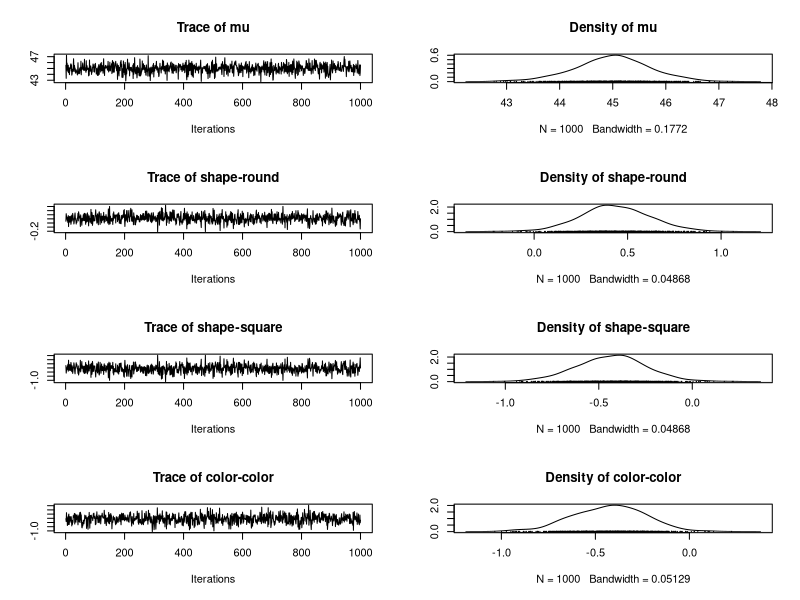
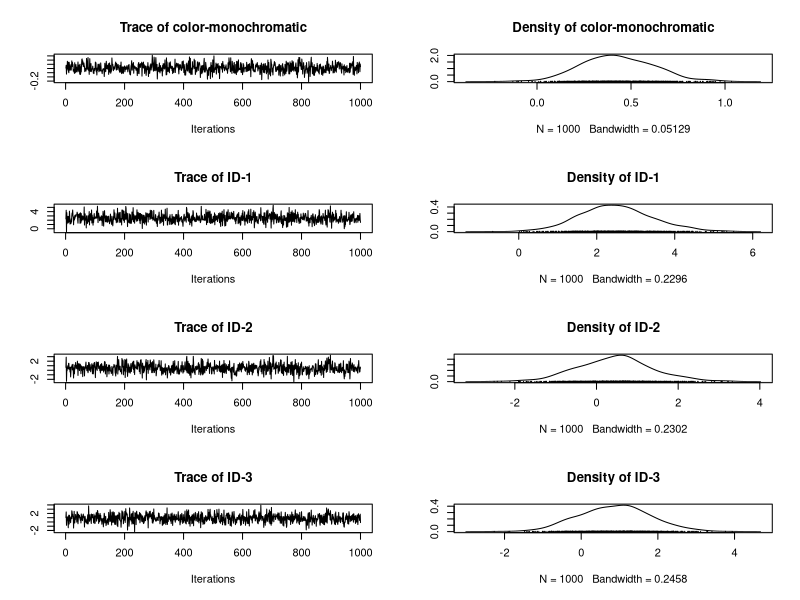
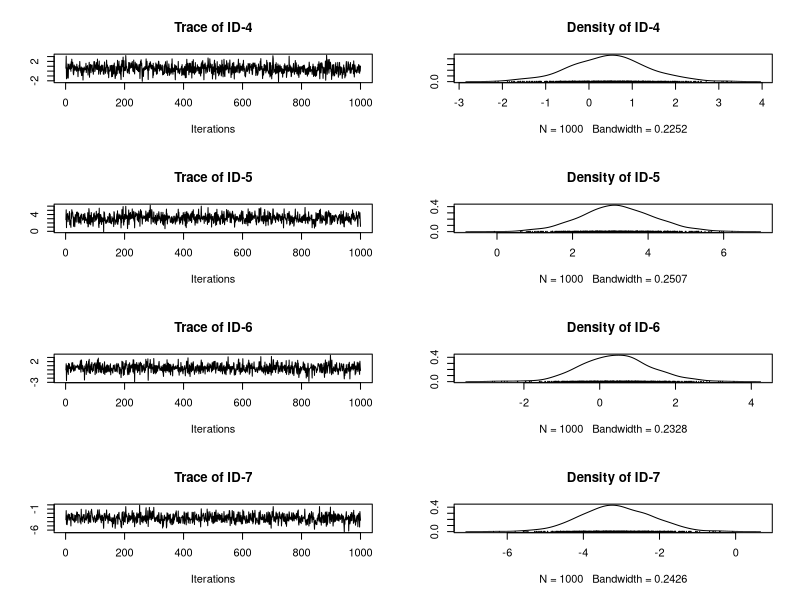
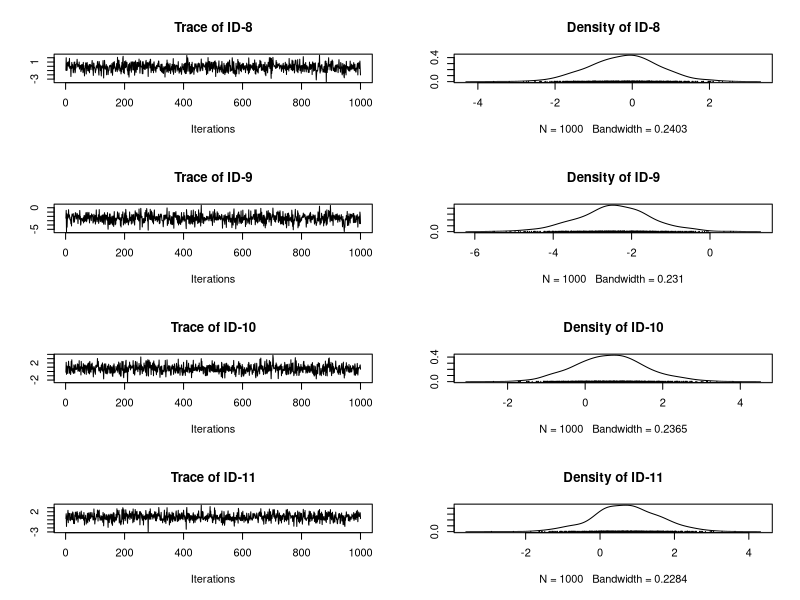
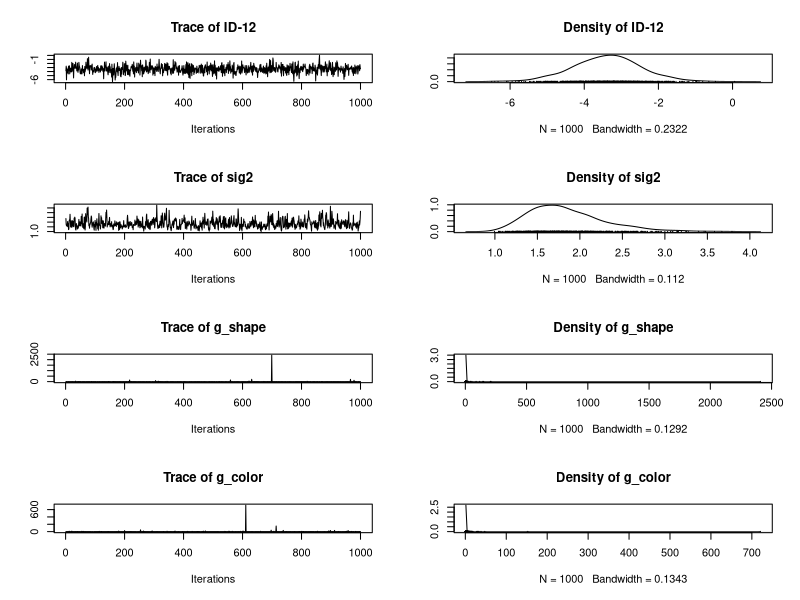
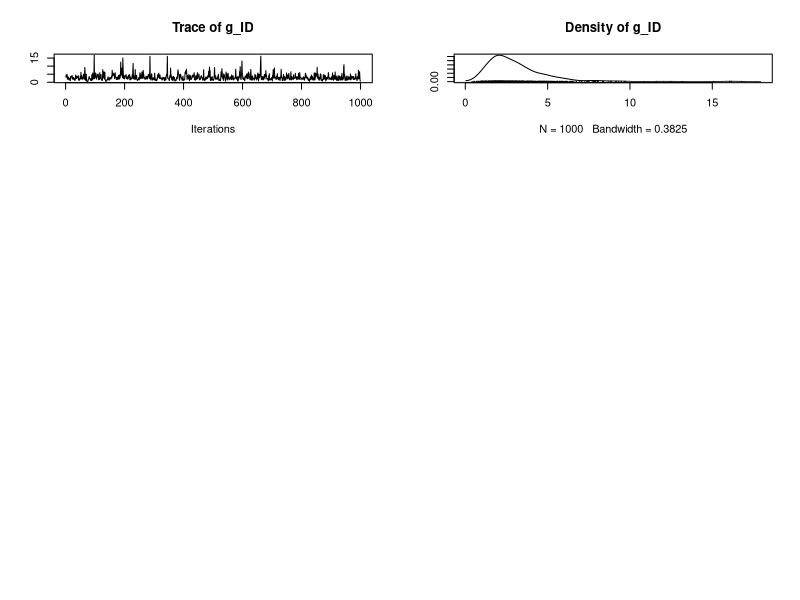

Generate these figures, in order, with R:
library(BayesFactor)


### Name: compare
### Title: Compare two models, with respect to some data
### Aliases: compare compare,BFoneSample,missing,data.frame-method
###   compare,BFlinearModel,BFlinearModel,data.frame-method
###   compare,BFindepSample,missing,data.frame-method
###   compare,BFlinearModel,missing,data.frame-method
###   compare,BFmetat,missing,data.frame-method
###   compare,BFproportion,missing,data.frame-method
###   compare,BFcontingencyTable,BFcontingencyTable,data.frame-method
###   compare,BFcontingencyTable,missing,data.frame-method
###   compare,BFcorrelation,missing,data.frame-method
###   compare,BFmcmc,BFmcmc,ANY-method compare,BFmcmc,missing,ANY-method

### ** Examples

## Sample from the posteriors for two models
data(puzzles)

## Main effects model; result is a BFmcmc object, inheriting
## mcmc from the coda package
mod1 = lmBF(RT ~ shape + color + ID, data = puzzles, whichRandom = "ID",
   progress = FALSE, posterior = TRUE, iterations = 1000)

plot(mod1)

## Full model
mod2 = lmBF(RT ~ shape*color + ID, data = puzzles, whichRandom = "ID",
   progress = FALSE, posterior = TRUE, iterations = 1000)

## Each BFmcmc object contains the model used to generate it, so we
## can compare them (data is not needed, it is contained in the objects):

compare(mod1, mod2)
